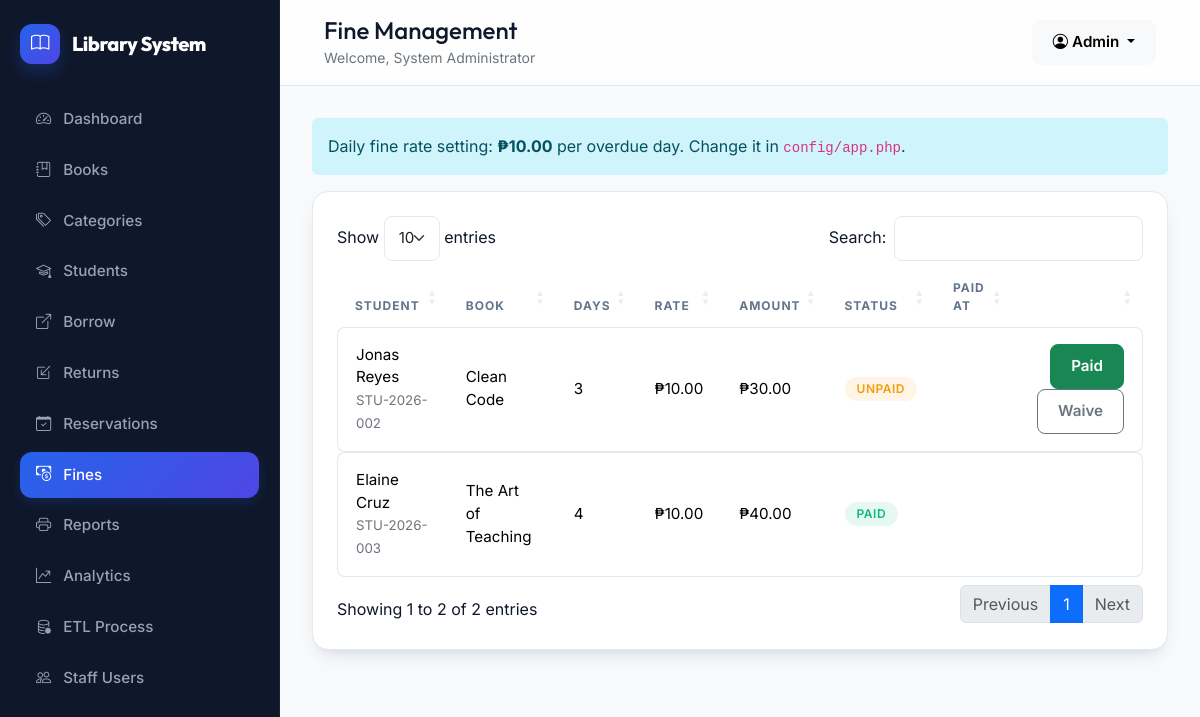
/admin/fines.php (signed in), run on the app's committed database.
### tables this page shows
CREATE TABLE fines (
  id INT AUTO_INCREMENT PRIMARY KEY,
  borrow_record_id INT NOT NULL UNIQUE,
  student_id INT NOT NULL,
  amount DECIMAL(10,2) NOT NULL DEFAULT 0.00,
  days_overdue INT NOT NULL DEFAULT 0,
  daily_rate DECIMAL(10,2) NOT NULL DEFAULT 10.00,
  status ENUM('unpaid','paid','waived') NOT NULL DEFAULT 'unpaid',
  paid_at DATETIME NULL,
  created_at TIMESTAMP NOT NULL DEFAULT CURRENT_TIMESTAMP,
  CONSTRAINT fk_fine_borrow FOREIGN KEY (borrow_record_id) REFERENCES borrow_records(id) ON DELETE CASCADE,
  CONSTRAINT fk_fine_student FOREIGN KEY (student_id) REFERENCES students(id) ON DELETE CASCADE,
  CONSTRAINT chk_fine_amount CHECK (amount >= 0)
);

CREATE TABLE students (
  id INT AUTO_INCREMENT PRIMARY KEY,
  student_no VARCHAR(40) NOT NULL UNIQUE,
  first_name VARCHAR(80) NOT NULL,
  last_name VARCHAR(80) NOT NULL,
  course VARCHAR(120) NOT NULL,
  year_level ENUM('1st Year','2nd Year','3rd Year','4th Year','Graduate') NOT NULL,
  email VARCHAR(160) NULL UNIQUE,
  password VARCHAR(255) NULL,
  phone VARCHAR(40) NULL,
  address VARCHAR(255) NULL,
  status ENUM('active','inactive') NOT NULL DEFAULT 'active',
  created_at TIMESTAMP NOT NULL DEFAULT CURRENT_TIMESTAMP
);

CREATE TABLE books (
  id INT AUTO_INCREMENT PRIMARY KEY,
  category_id INT NULL,
  title VARCHAR(180) NOT NULL,
  author VARCHAR(160) NOT NULL,
  isbn VARCHAR(40) NOT NULL UNIQUE,
  publisher VARCHAR(160) NULL,
  published_year YEAR NULL,
  quantity INT NOT NULL DEFAULT 1,
  available_copies INT NOT NULL DEFAULT 1,
  shelf_location VARCHAR(80) NULL,
  status ENUM('available','limited','unavailable','archived') NOT NULL DEFAULT 'available',
  created_at TIMESTAMP NOT NULL DEFAULT CURRENT_TIMESTAMP,
  updated_at TIMESTAMP NULL DEFAULT NULL ON UPDATE CURRENT_TIMESTAMP,
  CONSTRAINT fk_books_category FOREIGN KEY (category_id) REFERENCES categories(id) ON DELETE SET NULL,
  CONSTRAINT chk_book_quantity CHECK (quantity >= 0),
  CONSTRAINT chk_available_copies CHECK (available_copies >= 0 AND available_copies <= quantity)
);

### includes/functions.php (called while the page is built, shortened)
<?php
function e(?string $value): string
{
    return htmlspecialchars((string) $value, ENT_QUOTES, 'UTF-8');
}
function current_user(): array
{
    return $_SESSION['user'] ?? [];
}
function money(float|string|null $amount): string
{
    return '₱' . number_format((float) $amount, 2);
}

### admin/fines.php (the view, shortened to what this page needs)
<?php
$pageTitle = 'Fine Management';
$active = 'fines';
require_once __DIR__ . '/../includes/header.php';
$fines = $pdo->query("
    SELECT f.*, CONCAT(s.first_name, ' ', s.last_name) AS student_name, s.student_no, b.title
    FROM fines f
    INNER JOIN students s ON s.id = f.student_id
    INNER JOIN borrow_records br ON br.id = f.borrow_record_id
    INNER JOIN books b ON b.id = br.book_id
    ORDER BY f.created_at DESC
")->fetchAll();
?>
<div class="alert alert-info border-0">Daily fine rate setting: <strong><?= money(DAILY_FINE_RATE) ?></strong> per overdue day. Change it in <code>config/app.php</code>.</div>
<div class="panel">
  <div class="table-responsive">
    <table class="table datatable align-middle">
      <thead><tr><th>Student</th><th>Book</th><th>Days</th><th>Rate</th><th>Amount</th><th>Status</th><th>Paid At</th><th></th></tr></thead>
      <tbody>
      <?php foreach ($fines as $fine): ?>
        <tr>
          <td><?= e($fine['student_name']) ?><br><small class="text-secondary"><?= e($fine['student_no']) ?></small></td>
          <td><?= e($fine['title']) ?></td>
          <td><?= (int) $fine['days_overdue'] ?></td>
          <td><?= money($fine['daily_rate']) ?></td>
          <td><?= money($fine['amount']) ?></td>
          <td><span class="badge text-bg-<?= $fine['status'] === 'paid' ? 'success' : ($fine['status'] === 'waived' ? 'secondary' : 'warning') ?>"><?= e($fine['status']) ?></span></td>
          <td><?= e($fine['paid_at']) ?></td>
          <td class="text-end">
            <?php if ($fine['status'] === 'unpaid'): ?>
              <form method="post" class="d-inline">
                <button class="btn btn-sm btn-success">Paid</button>
              </form>
              <?php if (current_user()['role'] === 'admin'): ?>
              <form method="post" class="d-inline">
                <button class="btn btn-sm btn-outline-secondary">Waive</button>
              </form>
              <?php endif; ?>
            <?php endif; ?>
          </td>
        </tr>
      <?php endforeach; ?>
      </tbody>
    </table>
  </div>
</div>
<?php require_once __DIR__ . '/../includes/footer.php'; ?>

### includes/header.php (shortened to what this page needs)
<?php
require_once __DIR__ . '/functions.php';
$pageTitle = $pageTitle ?? APP_NAME;
$active = $active ?? '';
?>
<!doctype html>
<html lang="en">
<head>
  <link href="https://cdn.jsdelivr.net/npm/bootstrap@5.3.3/dist/css/bootstrap.min.css" rel="stylesheet">
  <link href="https://cdn.datatables.net/1.13.8/css/dataTables.bootstrap5.min.css" rel="stylesheet">
  <link href="https://cdn.jsdelivr.net/npm/bootstrap-icons@1.11.3/font/bootstrap-icons.css" rel="stylesheet">
  <link href="<?= APP_URL ?>/assets/css/style.css" rel="stylesheet">
</head>
<body>
<div class="app-shell">
  <?php include __DIR__ . '/sidebar.php'; ?>
  <main class="main-content">
    <nav class="navbar navbar-expand-lg bg-white border-bottom sticky-top">
      <div class="container-fluid">
        <div>
          <h1 class="h4 mb-0"><?= e($pageTitle) ?></h1>
          <small class="text-secondary">Welcome, <?= e(current_user()['name'] ?? 'User') ?></small>
        </div>
        <div class="dropdown">
          <button class="btn btn-light dropdown-toggle" data-bs-toggle="dropdown">
            <i class="bi bi-person-circle me-1"></i><?= e(ucfirst(current_user()['role'] ?? '')) ?>
          </button>
        </div>
      </div>
    </nav>
    <div class="content-wrap">

### includes/sidebar.php (shortened to what this page needs)
<?php
$nav = [
    ['dashboard', 'Dashboard', '/admin/dashboard.php', 'bi-speedometer2'],
    ['books', 'Books', '/admin/books.php', 'bi-journal-bookmark'],
    ['categories', 'Categories', '/admin/categories.php', 'bi-tags'],
    ['students', 'Students', '/admin/students.php', 'bi-mortarboard'],
    ['borrow', 'Borrow', '/admin/borrow.php', 'bi-box-arrow-up-right'],
    ['returns', 'Returns', '/admin/returns.php', 'bi-box-arrow-in-down-left'],
    ['reservations', 'Reservations', '/admin/reservations_admin.php', 'bi-calendar-check'],
    ['fines', 'Fines', '/admin/fines.php', 'bi-cash-coin'],
    ['reports', 'Reports', '/reports/index.php', 'bi-printer'],
    ['analytics', 'Analytics', '/admin/analytics.php', 'bi-graph-up-arrow'],
    ['etl', 'ETL Process', '/etl/etl_process.php', 'bi-database-gear'],
];
if (current_user()['role'] === 'admin') {
    $nav[] = ['users', 'Staff Users', '/admin/users.php', 'bi-people'];
}
?>
<aside class="sidebar d-none d-lg-flex">
  <a class="brand" href="<?= APP_URL ?>/admin/dashboard.php">
    <span class="brand-mark"><i class="bi bi-book"></i></span>
    <span>Library System</span>
  </a>
  <nav class="nav flex-column gap-1">
    <?php foreach ($nav as $item): ?>
      <a class="nav-link <?= $active === $item[0] ? 'active' : '' ?>" href="<?= APP_URL . $item[2] ?>">
        <i class="bi <?= $item[3] ?>"></i><span><?= e($item[1]) ?></span>
      </a>
    <?php endforeach; ?>
  </nav>
</aside>

### includes/footer.php (shortened to what this page needs)
    </div>
  </main>
</div>
</body>
</html>

### assets/css/style.css (style rules this page uses)
:root { --primary: #2563eb; --primary-hover: #1d4ed8; --primary-light: rgba(37, 99, 235, 0.08); --primary-glow: rgba(37, 99, 235, 0.15); --sidebar: #0f172a; --sidebar-active: #2563eb; --sidebar-hover: rgba(255, 255, 255, 0.06); --surface: #ffffff; --page: #f8fafc; --text: #0f172a; --muted: #64748b; --border: #e2e8f0; --border-focus: #94a3b8; --success: #10b981; --success-light: rgba(16, 185, 129, 0.1); --warning: #f59e0b; --warning-light: rgba(245, 158, 11, 0.1); --danger: #ef4444; --danger-light: rgba(239, 68, 68, 0.1); --info: #06b6d4; --info-light: rgba(6, 182, 212, 0.1); --dark: #1e293b; --dark-light: rgba(30, 41, 59, 0.1); --transition: all 0.25s cubic-bezier(0.4, 0, 0.2, 1); --radius-sm: 8px; --radius-md: 12px; --radius-lg: 16px; --shadow-sm: 0 1px 3px 0 rgba(0, 0, 0, 0.05); --shadow-md: 0 4px 6px -1px rgba(0, 0, 0, 0.05), 0 2px 4px -2px rgba(0, 0, 0, 0.05); --shadow-lg: 0 10px 25px -5px rgba(15, 23, 42, 0.08), 0 8px 10px -6px rgba(15, 23, 42, 0.08); }
body { background: var(--page); color: var(--text); font-family: 'Inter', sans-serif; margin: 0; -webkit-font-smoothing: antialiased; }
h1, h2, h3, h4, h5, h6, .brand { font-family: 'Outfit', sans-serif; }
.app-shell { min-height: 100vh; display: flex; }
.sidebar { width: 280px; min-height: 100vh; background: var(--sidebar); color: #fff; padding: 24px 20px; position: sticky; top: 0; display: flex; flex-direction: column; border-right: 1px solid rgba(255, 255, 255, 0.05); z-index: 100; }
.brand { display: flex; align-items: center; gap: 12px; color: #fff; text-decoration: none; font-weight: 800; font-size: 1.25rem; letter-spacing: -0.5px; margin-bottom: 32px; transition: var(--transition); }
.brand-mark, .login-icon { display: inline-grid; place-items: center; width: 40px; height: 40px; border-radius: var(--radius-md); background: linear-gradient(135deg, var(--primary), #4f46e5); color: #fff; box-shadow: 0 8px 16px rgba(37, 99, 235, 0.25); font-size: 1.15rem; }
.sidebar .nav, .offcanvas .nav { display: flex; flex-direction: column; gap: 6px; }
.sidebar .nav-link, .offcanvas .nav-link { color: #94a3b8; border-radius: var(--radius-md); padding: 12px 16px; display: flex; align-items: center; gap: 12px; font-weight: 500; font-size: 0.95rem; transition: var(--transition); text-decoration: none; }
.sidebar .nav-link.active { background: linear-gradient(135deg, var(--sidebar-active), #4f46e5); color: #fff; box-shadow: 0 4px 12px rgba(37, 99, 235, 0.2); }
.main-content { flex: 1; min-width: 0; display: flex; flex-direction: column; }
.navbar { backdrop-filter: blur(10px); background: rgba(255, 255, 255, 0.8) !important; border-bottom: 1px solid var(--border) !important; padding: 16px 32px !important; z-index: 90; }
.content-wrap { padding: 32px; flex: 1; }
.panel { background: var(--surface); border: 1px solid var(--border); border-radius: var(--radius-lg); padding: 24px; box-shadow: var(--shadow-lg); position: relative; overflow: hidden; transition: var(--transition); margin-bottom: 24px; }
.btn { border-radius: var(--radius-sm); padding: 10px 20px; font-weight: 600; font-size: 0.95rem; transition: var(--transition); }
.table { border-collapse: separate; border-spacing: 0 8px; width: 100% !important; }
.table thead th { border: none; color: var(--muted); font-size: 0.75rem; font-weight: 700; text-transform: uppercase; letter-spacing: 1px; padding: 12px 18px; }
.table tbody tr { background: #fff; transition: var(--transition); }
.table tbody td { border-top: 1px solid var(--border); border-bottom: 1px solid var(--border); padding: 16px 18px; font-size: 0.95rem; }
.table tbody td:first-child { border-left: 1px solid var(--border); border-top-left-radius: var(--radius-sm); border-bottom-left-radius: var(--radius-sm); }
.table tbody td:last-child { border-right: 1px solid var(--border); border-top-right-radius: var(--radius-sm); border-bottom-right-radius: var(--radius-sm); }
.badge { padding: 6px 12px; font-weight: 600; font-size: 0.75rem; border-radius: 30px; text-transform: uppercase; letter-spacing: 0.5px; }
.text-bg-success { background-color: var(--success-light) !important; color: var(--success) !important; }
.text-bg-warning { background-color: var(--warning-light) !important; color: var(--warning) !important; }

### data on the page
fines: student_name "Jonas Reyes", student.student_no "STU-2026-002", books.title "Clean Code", days_overdue "3", daily_rate "₱10.00", amount "₱30.00", status "UNPAID"
fines: student_name "Elaine Cruz", student.student_no "STU-2026-003", books.title "The Art of Teaching", days_overdue "4", daily_rate "₱10.00", amount "₱40.00", status "PAID"

### other printed values
$item[1] "Dashboard"
$item[1] "Books"
$item[1] "Categories"
$item[1] "Students"
$item[1] "Borrow"
$item[1] "Returns"
$item[1] "Reservations"
$item[1] "Fines"
$item[1] "Reports"
$item[1] "Analytics"
$item[1] "ETL Process"
$item[1] "Staff Users"
$pageTitle "Fine Management"
current_user()['name'] "System Administrator"
current_user()['role'] "Admin"
